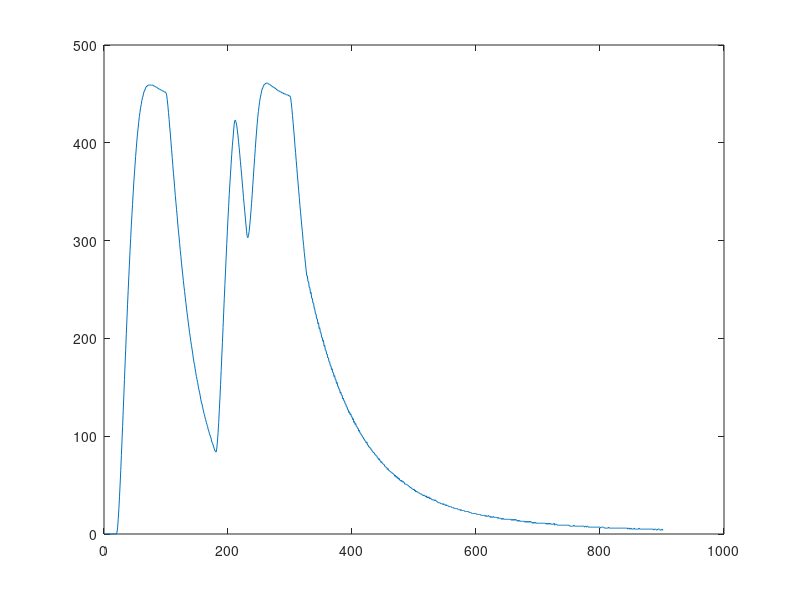

Write MATLAB code to recreate this figure. (Note: this script raises an error after producing the figure.)
hold off
clear all
clc
close all

pkg load control

%ingresamos los valores de input y output
%input = voltaje
%output = valor asocieado a la temperatura, mientras mas alto, mas caliente el horno

input = [0
0
0
0
0
0
0
0
0
0
0
0
0
0
0
0
0
0
0
0
5
5
5
5
5
5
5
5
5
5
5
5
5
5
5
5
5
5
5
5
5
5
5
5
5
5
5
5
5
5
5
5
5
5
5
5
5
5
5
5
5
5
5
5
5
5
5
5
5
5
5
5
5
5
5
5
5
5
5
5
5
5
5
5
5
5
5
5
5
5
5
5
5
5
5
5
5
5
5
5
0
0
0
0
0
0
0
0
0
0
0
0
0
0
0
0
0
0
0
0
0
0
0
0
0
0
0
0
0
0
0
0
0
0
0
0
0
0
0
0
0
0
0
0
0
0
0
0
0
0
0
0
0
0
0
0
0
0
0
0
0
0
0
0
0
0
0
0
0
0
0
0
0
0
0
0
0
0
0
0
5
5
5
5
5
5
5
5
5
5
5
5
5
5
5
5
5
5
5
5
5
5
5
5
5
5
5
5
5
5
0
0
0
0
0
0
0
0
0
0
0
0
0
0
0
0
0
0
0
0
5
5
5
5
5
5
5
5
5
5
5
5
5
5
5
5
5
5
5
5
5
5
5
5
5
5
5
5
5
5
5
5
5
5
5
5
5
5
5
5
5
5
5
5
5
5
5
5
5
5
5
5
5
5
5
5
5
5
5
5
5
5
5
5
5
5
5
5
5
0
0
0
0
0
0
0
0
0
0
0
0
0
0
0
0
0
0
0
0
0
0
0
0
0
0
0
0
0
0
0
0
0
0
0
0
0
0
0
0
0
0
0
0
0
0
0
0
0
0
0
0
0
0
0
0
0
0
0
0
0
0
0
0
0
0
0
0
0
0
0
0
0
0
0
0
0
0
0
0
0
0
0
0
0
0
0
0
0
0
0
0
0
0
0
0
0
0
0
0
0
0
0
0
0
0
0
0
0
0
0
0
0
0
0
0
0
0
0
0
0
0
0
0
0
0
0
0
0
0
0
0
0
0
0
0
0
0
0
0
0
0
0
0
0
0
0
0
0
0
0
0
0
0
0
0
0
0
0
0
0
0
0
0
0
0
0
0
0
0
0
0
0
0
0
0
0
0
0
0
0
0
0
0
0
0
0
0
0
0
0
0
0
0
0
0
0
0
0
0
0
0
0
0
0
0
0
0
0
0
0
0
0
0
0
0
0
0
0
0
0
0
0
0
0
0
0
0
0
0
0
0
0
0
0
0
0
0
0
0
0
0
0
0
0
0
0
0
0
0
0
0
0
0
0
0
0
0
0
0
0
0
0
0
0
0
0
0
0
0
0
0
0
0
0
0
0
0
0
0
0
0
0
0
0
0
0
0
0
0
0
0
0
0
0
0
0
0
0
0
0
0
0
0
0
0
0
0
0
0
0
0
0
0
0
0
0
0
0
0
0
0
0
0
0
0
0
0
0
0
0
0
0
0
0
0
0
0
0
0
0
0
0
0
0
0
0
0
0
0
0
0
0
0
0
0
0
0
0
0
0
0
0
0
0
0
0
0
0
0
0
0
0
0
0
0
0
0
0
0
0
0
0
0
0
0
0
0
0
0
0
0
0
0
0
0
0
0
0
0
0
0
0
0
0
0
0
0
0
0
0
0
0
0
0
0
0
0
0
0
0
0
0
0
0
0
0
0
0
0
0
0
0
0
0
0
0
0
0
0
0
0
0
0
0
0
0
0
0
0
0
0
0
0
0
0
0
0
0
0
0
0
0
0
0
0
0
0
0
0
0
0
0
0
0
0
0
0
0
0
0
0
0
0
0
0
0
0
0
0
0
0
0
0
0
0
0
0
0
0
0
0
0
0
0
0
0
0
0
0
0
0
0
0
0
0
0
0
0
0
0
0
0
0
0
0
0
0
0
0
0
0
0
0
0
0
0
0
0
0
0
0
0
0
0
0
0
0
0
0
0
0
0
0
0
0
0
0
0
0
0
0
0
0
0
0
0
0
0
0
0
0
0
0
0
0
0
0
0
0
0
0
0
0
0
0
0
0
0
0
0
0
0
0
0
0
0
0
0
0
0
0
0
];

output = [0
0
0
0
0
0
0
0
0
0
0
0
0
0
0
0
0
0
0
0
2
7
16
26
38
51
65
80
95
110
126
142
158
174
189
205
220
235
249
263
276
290
302
315
326
337
348
359
368
377
386
394
402
409
415
421
427
431
436
439
443
446
448
451
453
454
456
457
458
458
459
459
459
459
459
459
459
459
459
458
458
458
457
457
457
456
456
455
455
455
454
454
454
453
453
453
452
452
452
451
449
444
438
431
424
416
409
401
393
385
377
369
362
354
346
339
332
325
317
310
304
297
290
284
277
271
265
259
253
248
242
237
231
226
221
216
211
206
202
197
193
189
185
180
176
173
169
165
161
158
155
151
148
145
142
138
135
133
130
127
124
122
119
117
114
112
110
107
105
103
101
99
97
94
93
91
89
87
85
84
84
88
95
104
114
127
139
153
167
182
196
211
226
241
255
269
283
297
310
323
335
347
358
368
378
388
397
404
412
419
423
423
421
418
413
408
401
395
388
381
374
367
359
352
344
337
330
323
316
309
304
303
305
309
315
322
330
338
347
357
366
376
385
394
403
411
419
426
432
437
442
446
449
452
455
456
458
459
460
460
461
461
461
461
460
460
460
459
459
458
458
457
457
457
456
456
455
455
454
454
453
453
453
452
452
452
451
451
451
450
450
450
450
449
449
449
449
448
448
448
446
441
435
428
421
413
406
397
390
382
374
366
359
351
344
336
329
322
315
309
301
295
288
282
276
270
264
264
258
258
252
252
246
247
241
241
236
236
231
230
225
225
220
220
215
216
210
211
206
206
201
201
197
198
192
193
188
188
184
184
180
180
176
176
172
172
168
169
165
165
161
162
158
158
154
155
151
151
148
148
144
145
142
142
138
139
136
136
133
133
130
130
127
127
124
125
122
123
120
120
117
118
114
115
112
113
110
110
108
108
105
106
103
103
101
101
99
99
97
97
95
95
93
94
91
91
89
89
88
88
86
86
84
84
83
83
81
81
80
80
78
78
76
77
75
75
73
74
72
72
71
71
69
69
68
68
66
67
65
65
64
64
63
63
62
62
61
61
59
60
58
59
57
58
56
57
55
55
54
55
53
54
53
53
51
51
51
51
50
50
49
49
48
48
47
47
46
46
45
46
44
45
43
44
43
43
42
42
42
41
41
41
40
40
39
40
39
39
38
39
37
38
37
38
36
37
36
36
35
35
35
35
34
35
34
34
33
33
32
32
32
32
31
31
31
31
30
31
30
30
29
30
29
29
29
28
28
28
28
28
27
27
27
27
26
26
26
26
26
26
25
25
25
25
24
25
24
24
24
24
24
23
23
23
23
23
23
23
22
22
22
22
21
21
21
21
21
21
21
21
20
20
20
20
20
20
20
19
19
19
19
19
19
19
18
19
18
18
18
19
18
18
17
18
17
17
17
18
17
17
17
17
17
17
16
17
16
16
16
16
15
16
15
16
15
15
15
15
15
15
15
15
15
15
15
15
14
15
14
15
14
15
14
15
14
14
13
14
13
14
13
13
13
13
13
13
13
13
12
13
12
13
12
13
12
13
12
13
12
12
11
12
11
12
11
12
11
11
11
11
11
11
11
11
11
11
11
11
11
11
11
11
10
11
10
11
10
11
10
11
10
10
10
10
10
11
9
10
10
10
9
9
9
9
9
9
9
9
9
9
9
9
9
9
9
9
9
9
9
9
8
8
8
8
8
8
8
9
8
8
8
8
8
8
8
8
8
8
8
8
8
8
8
8
7
8
8
7
8
8
7
7
7
7
7
7
7
7
7
7
7
7
7
7
7
7
7
7
7
7
6
7
7
7
7
7
6
6
6
6
6
6
6
7
6
6
6
6
6
6
6
6
6
6
6
6
6
6
6
6
6
6
6
6
6
6
6
6
6
6
6
6
6
6
5
6
6
5
5
6
5
5
5
5
6
5
5
5
5
5
5
5
6
5
5
5
5
5
5
5
5
5
5
5
5
5
5
5
5
5
5
5
5
5
5
5
4
5
5
5
4
4
5
5
5
5
4
4
4
5
4
4
];

%Graficamos

plot (output)

%Empezamos con los minimos cuadrados, primero generamos el vector A y Y
A = [-1*[output(1:length(output)-1)], [input(1:length(input)-1)]];
Y = Y = output(2:length(output));
A = [-1*[0;output(1:length(y1)-1)], -1*[0;0;output(1:length(y1)-2)], [0;input(1:length(u)-1)],  [0;0;input (1:length(u)-2)]];
%Aplicamos de la ecuación de mínimos cuadrados
Coe=inv(A'*A)*A'*Y;
CoeInv= Coe'
Saprox = tf([Coe(2)],[1,Coe(1)], 1)
[y1 t1]=lsim(Saprox,input);
hold on
plot(t1, y1)
pan = c2d(Saprox,0.001)
